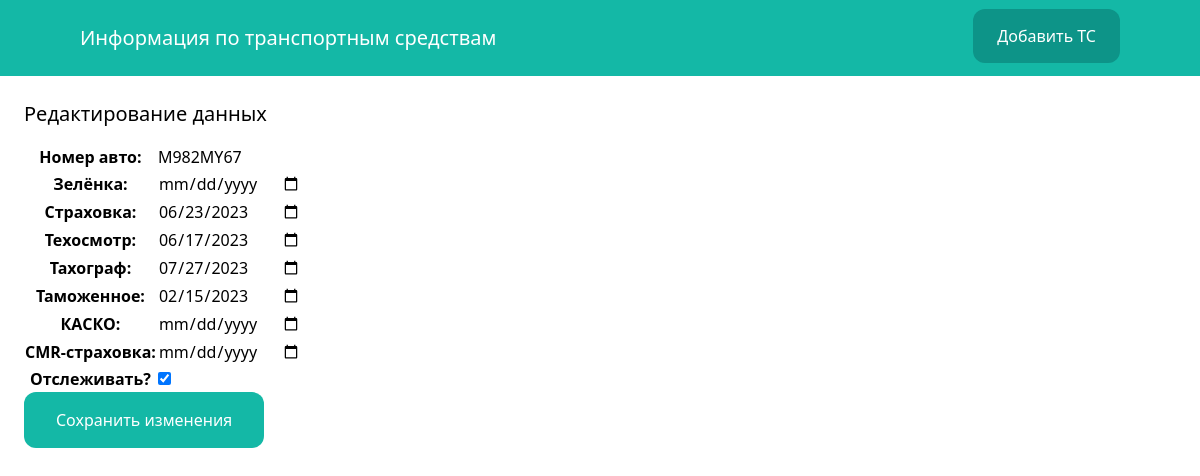
/api/2/edit/, run on an earlier commit of the app's database.
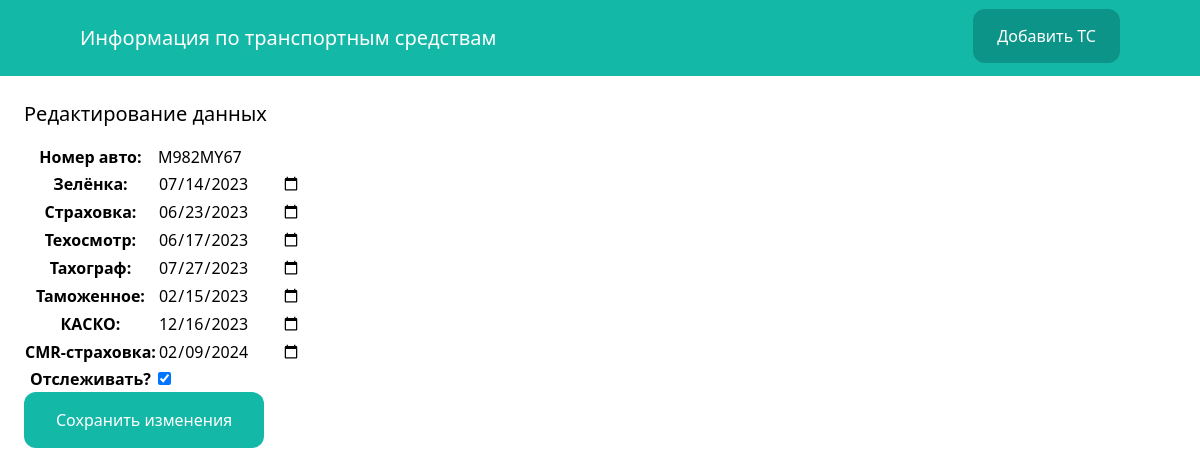
And on a later commit of the database.
### database/models.py (models this page shows, shortened)
class Car(models.Model):
    number = models.CharField(verbose_name='Номер авто', max_length=10)
    green_card = models.DateField(verbose_name='Зелёнка', blank=True, null=True)
    strahovka = models.DateField(verbose_name='Страховка', blank=True, null=True)
    tehosmotr = models.DateField(verbose_name='Техосмотр', blank=True, null=True)
    tahograf = models.DateField(verbose_name='Тахограф', blank=True, null=True)
    tamogennoye = models.DateField(verbose_name='Таможенное', blank=True, null=True)
    kasko = models.DateField(verbose_name='КАСКО', blank=True, null=True)
    cmr_strahovka = models.DateField(verbose_name='CMR-страховка', blank=True, null=True)
    active = models.BooleanField(verbose_name='Отслеживать?', default=True)
    class Meta:
        verbose_name = 'Транспортное средство'
        verbose_name_plural = 'Транспортные средства'

### database/views.py (the view)
# urls.py: path('<int:pk>/edit/', car_edit, name='car_edit'),
def car_edit(request, pk):
    car = Car.objects.get(pk=pk)
    if request.method == 'POST':
        form = AddCarForm(request.POST, instance=car)
        if form.is_valid():
            form.save()
            messages.success(request, 'Изменения были успешно сохранены.')
            return redirect('cars')
    else:
        form = AddCarForm(instance=car)
    return render(request, 'database/edit_car.html', {'form': form})

### database/forms.py
class AddCarForm(forms.ModelForm):
    class Meta:
        model = Car
        fields = ('number', 'green_card', 'strahovka', 'tehosmotr',
                  'tahograf', 'tamogennoye', 'kasko', 'cmr_strahovka', 'active')

### database/templates/database/edit_car.html (shortened to what this page needs)
{% extends 'database/base.html'%}
{% block content %}
<div class="py-6 px-6">
    <h1 class="mb-4 text-xl">Редактирование данных</h1>
    <form method="post" action=".">
        <table>
            <tbody>
            <tr>
                <th><label for="id_number">Номер авто:</label></th>
                <td>
                    <input type="text" name="number" value="{{ form.number.value }}" maxlength="10" required="" id="id_number">
                </td>
            </tr>
            <tr>
                <th><label for="id_green_card">Зелёнка:</label></th>
                <td>
                    <input type="date" name="green_card" value="{{ form.green_card.value | date:'Y-m-d' }}" id="id_green_card">
                </td>
            </tr>
            <tr>
                <th><label for="id_strahovka">Страховка:</label></th>
                <td>
                    <input type="date" name="strahovka" value="{{ form.strahovka.value | date:'Y-m-d' }}" id="id_strahovka">
                </td>
            </tr>
            <tr>
                <th><label for="id_tehosmotr">Техосмотр:</label></th>
                <td>
                    <input type="date" name="tehosmotr" value="{{ form.tehosmotr.value | date:'Y-m-d' }}" id="id_tehosmotr">
                </td>
            </tr>
            <tr>
                <th><label for="id_tahograf">Тахограф:</label></th>
                <td>
                    <input type="date" name="tahograf" value="{{ form.tahograf.value | date:'Y-m-d' }}" id="id_tahograf">
                </td>
            </tr>
            <tr>
                <th><label for="id_tamogennoye">Таможенное:</label></th>
                <td>
                    <input type="date" name="tamogennoye" value="{{ form.tamogennoye.value | date:'Y-m-d' }}" id="id_tamogennoye">
                </td>
            </tr>
            <tr>
                <th><label for="id_kasko">КАСКО:</label></th>
                <td>
                    <input type="date" name="kasko" value="{{ form.kasko.value | date:'Y-m-d' }}" id="id_kasko">
                </td>
            </tr>
            <tr>
                <th><label for="id_cmr_strahovka">CMR-страховка:</label></th>
                <td>
                    <input type="date" name="cmr_strahovka" value="{{ form.cmr_strahovka.value | date:'Y-m-d' }}" id="id_cmr_strahovka">
                </td>
            </tr>
            <tr>
                <th><label for="id_active">Отслеживать?</label></th>
                <td>
                    <input type="checkbox" name="active" id="id_active" checked>
                </td>
            </tr>
            </tbody>
        </table>
        <button class="py-4 px-8 bg-teal-500 text-white rounded-xl">Сохранить изменения</button>
    </form>
</div>
{% endblock %}

What changed in the data, as far as the page shows it:
changed Car "M982MY67": green_card (not shown) → "07/14/2023"; kasko (not shown) → "12/16/2023"; cmr_strahovka (not shown) → "02/09/2024"
